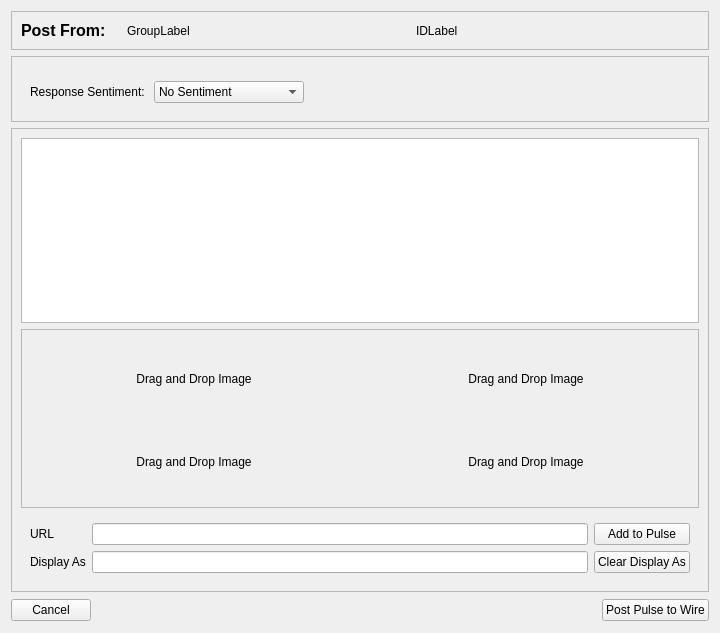
<?xml version="1.0" encoding="UTF-8"?>
<ui version="4.0">
 <class>PulseAddDialog</class>
 <widget class="QWidget" name="PulseAddDialog">
  <property name="geometry">
   <rect>
    <x>0</x>
    <y>0</y>
    <width>720</width>
    <height>633</height>
   </rect>
  </property>
  <property name="windowTitle">
   <string/>
  </property>
  <layout class="QVBoxLayout" name="verticalLayout">
   <item>
    <widget class="QFrame" name="frame">
     <property name="sizePolicy">
      <sizepolicy hsizetype="Expanding" vsizetype="Preferred">
       <horstretch>0</horstretch>
       <verstretch>0</verstretch>
      </sizepolicy>
     </property>
     <property name="maximumSize">
      <size>
       <width>16777215</width>
       <height>16777215</height>
      </size>
     </property>
     <property name="frameShape">
      <enum>QFrame::StyledPanel</enum>
     </property>
     <property name="frameShadow">
      <enum>QFrame::Raised</enum>
     </property>
     <layout class="QHBoxLayout" name="horizontalLayout_3">
      <item>
       <widget class="QLabel" name="label">
        <property name="maximumSize">
         <size>
          <width>100</width>
          <height>16777215</height>
         </size>
        </property>
        <property name="font">
         <font>
          <pointsize>12</pointsize>
          <weight>75</weight>
          <bold>true</bold>
         </font>
        </property>
        <property name="text">
         <string>Post From:</string>
        </property>
       </widget>
      </item>
      <item>
       <widget class="QLabel" name="label_groupName">
        <property name="text">
         <string>GroupLabel</string>
        </property>
       </widget>
      </item>
      <item>
       <widget class="GxsIdLabel" name="label_idName">
        <property name="text">
         <string>IDLabel</string>
        </property>
       </widget>
      </item>
     </layout>
    </widget>
   </item>
   <item>
    <widget class="QFrame" name="frame_reply">
     <property name="frameShape">
      <enum>QFrame::StyledPanel</enum>
     </property>
     <property name="frameShadow">
      <enum>QFrame::Raised</enum>
     </property>
     <layout class="QVBoxLayout" name="verticalLayout_3">
      <item>
       <widget class="QWidget" name="widget_replyto" native="true"/>
      </item>
      <item>
       <widget class="QWidget" name="widget_sentiment" native="true">
        <layout class="QHBoxLayout" name="horizontalLayout">
         <item>
          <widget class="QLabel" name="label_4">
           <property name="text">
            <string>Response Sentiment: </string>
           </property>
          </widget>
         </item>
         <item>
          <widget class="QComboBox" name="comboBox_sentiment">
           <property name="sizePolicy">
            <sizepolicy hsizetype="Preferred" vsizetype="Fixed">
             <horstretch>0</horstretch>
             <verstretch>0</verstretch>
            </sizepolicy>
           </property>
           <property name="minimumSize">
            <size>
             <width>150</width>
             <height>0</height>
            </size>
           </property>
           <item>
            <property name="text">
             <string>No Sentiment</string>
            </property>
           </item>
           <item>
            <property name="text">
             <string>Positive</string>
            </property>
           </item>
           <item>
            <property name="text">
             <string>Neutral</string>
            </property>
           </item>
           <item>
            <property name="text">
             <string>Negative</string>
            </property>
           </item>
          </widget>
         </item>
         <item>
          <spacer name="horizontalSpacer_3">
           <property name="orientation">
            <enum>Qt::Horizontal</enum>
           </property>
           <property name="sizeHint" stdset="0">
            <size>
             <width>238</width>
             <height>20</height>
            </size>
           </property>
          </spacer>
         </item>
        </layout>
       </widget>
      </item>
     </layout>
    </widget>
   </item>
   <item>
    <widget class="QFrame" name="frame_input">
     <property name="frameShape">
      <enum>QFrame::StyledPanel</enum>
     </property>
     <property name="frameShadow">
      <enum>QFrame::Raised</enum>
     </property>
     <layout class="QVBoxLayout" name="verticalLayout_5">
      <item>
       <widget class="QTextEdit" name="textEdit_Pulse"/>
      </item>
      <item>
       <widget class="QFrame" name="frame_2">
        <property name="minimumSize">
         <size>
          <width>0</width>
          <height>100</height>
         </size>
        </property>
        <property name="frameShape">
         <enum>QFrame::StyledPanel</enum>
        </property>
        <property name="frameShadow">
         <enum>QFrame::Raised</enum>
        </property>
        <layout class="QGridLayout" name="gridLayout_2">
         <item row="0" column="0">
          <widget class="QLabel" name="label_image1">
           <property name="minimumSize">
            <size>
             <width>80</width>
             <height>80</height>
            </size>
           </property>
           <property name="text">
            <string>Drag and Drop Image</string>
           </property>
           <property name="alignment">
            <set>Qt::AlignCenter</set>
           </property>
          </widget>
         </item>
         <item row="0" column="1">
          <widget class="QLabel" name="label_image2">
           <property name="minimumSize">
            <size>
             <width>80</width>
             <height>80</height>
            </size>
           </property>
           <property name="text">
            <string>Drag and Drop Image</string>
           </property>
           <property name="alignment">
            <set>Qt::AlignCenter</set>
           </property>
          </widget>
         </item>
         <item row="1" column="0">
          <widget class="QLabel" name="label_image3">
           <property name="minimumSize">
            <size>
             <width>80</width>
             <height>80</height>
            </size>
           </property>
           <property name="text">
            <string>Drag and Drop Image</string>
           </property>
           <property name="alignment">
            <set>Qt::AlignCenter</set>
           </property>
          </widget>
         </item>
         <item row="1" column="1">
          <widget class="QLabel" name="label_image4">
           <property name="minimumSize">
            <size>
             <width>80</width>
             <height>80</height>
            </size>
           </property>
           <property name="text">
            <string>Drag and Drop Image</string>
           </property>
           <property name="alignment">
            <set>Qt::AlignCenter</set>
           </property>
          </widget>
         </item>
        </layout>
       </widget>
      </item>
      <item>
       <widget class="QFrame" name="frame_URL">
        <layout class="QGridLayout" name="gridLayout">
         <item row="0" column="0">
          <widget class="QLabel" name="label_3">
           <property name="text">
            <string>URL</string>
           </property>
          </widget>
         </item>
         <item row="0" column="1">
          <widget class="QLineEdit" name="lineEdit_URL"/>
         </item>
         <item row="0" column="2">
          <widget class="QPushButton" name="pushButton_AddURL">
           <property name="text">
            <string>Add to Pulse</string>
           </property>
          </widget>
         </item>
         <item row="1" column="0">
          <widget class="QLabel" name="label_2">
           <property name="text">
            <string>Display As</string>
           </property>
          </widget>
         </item>
         <item row="1" column="1">
          <widget class="QLineEdit" name="lineEdit_DisplayAs"/>
         </item>
         <item row="1" column="2">
          <widget class="QPushButton" name="pushButton_ClearDisplayAs">
           <property name="text">
            <string>Clear Display As</string>
           </property>
          </widget>
         </item>
        </layout>
       </widget>
      </item>
     </layout>
    </widget>
   </item>
   <item>
    <layout class="QHBoxLayout" name="horizontalLayout_2">
     <item>
      <widget class="QPushButton" name="pushButton_Cancel">
       <property name="text">
        <string>Cancel</string>
       </property>
      </widget>
     </item>
     <item>
      <spacer name="horizontalSpacer_2">
       <property name="orientation">
        <enum>Qt::Horizontal</enum>
       </property>
       <property name="sizeHint" stdset="0">
        <size>
         <width>298</width>
         <height>24</height>
        </size>
       </property>
      </spacer>
     </item>
     <item>
      <widget class="QPushButton" name="pushButton_Post">
       <property name="text">
        <string>Post Pulse to Wire</string>
       </property>
      </widget>
     </item>
    </layout>
   </item>
  </layout>
 </widget>
 <customwidgets>
  <customwidget>
   <class>GxsIdLabel</class>
   <extends>QLabel</extends>
   <header>gui/gxs/GxsIdLabel.h</header>
  </customwidget>
 </customwidgets>
 <resources>
  <include location="TheWire_images.qrc"/>
 </resources>
 <connections/>
</ui>
